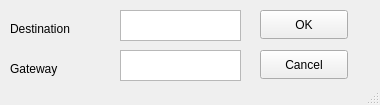
<?xml version="1.0" encoding="UTF-8"?>
<ui version="4.0">
 <class>MainWindow</class>
 <widget class="QMainWindow" name="MainWindow">
  <property name="geometry">
   <rect>
    <x>0</x>
    <y>0</y>
    <width>380</width>
    <height>105</height>
   </rect>
  </property>
  <property name="windowTitle">
   <string>Add route</string>
  </property>
  <widget class="QWidget" name="centralwidget">
   <widget class="QLabel" name="label_2">
    <property name="geometry">
     <rect>
      <x>10</x>
      <y>60</y>
      <width>91</width>
      <height>17</height>
     </rect>
    </property>
    <property name="text">
     <string>Gateway</string>
    </property>
   </widget>
   <widget class="QTextEdit" name="destField">
    <property name="geometry">
     <rect>
      <x>120</x>
      <y>10</y>
      <width>121</width>
      <height>31</height>
     </rect>
    </property>
   </widget>
   <widget class="QTextEdit" name="gwField">
    <property name="geometry">
     <rect>
      <x>120</x>
      <y>50</y>
      <width>121</width>
      <height>31</height>
     </rect>
    </property>
   </widget>
   <widget class="QPushButton" name="okButton">
    <property name="geometry">
     <rect>
      <x>260</x>
      <y>10</y>
      <width>88</width>
      <height>29</height>
     </rect>
    </property>
    <property name="text">
     <string>OK</string>
    </property>
   </widget>
   <widget class="QPushButton" name="cancelButton">
    <property name="geometry">
     <rect>
      <x>260</x>
      <y>50</y>
      <width>88</width>
      <height>29</height>
     </rect>
    </property>
    <property name="text">
     <string>Cancel</string>
    </property>
   </widget>
   <widget class="QLabel" name="label">
    <property name="geometry">
     <rect>
      <x>10</x>
      <y>20</y>
      <width>71</width>
      <height>17</height>
     </rect>
    </property>
    <property name="text">
     <string>Destination</string>
    </property>
   </widget>
  </widget>
  <widget class="QStatusBar" name="statusbar"/>
 </widget>
 <resources/>
 <connections/>
</ui>
